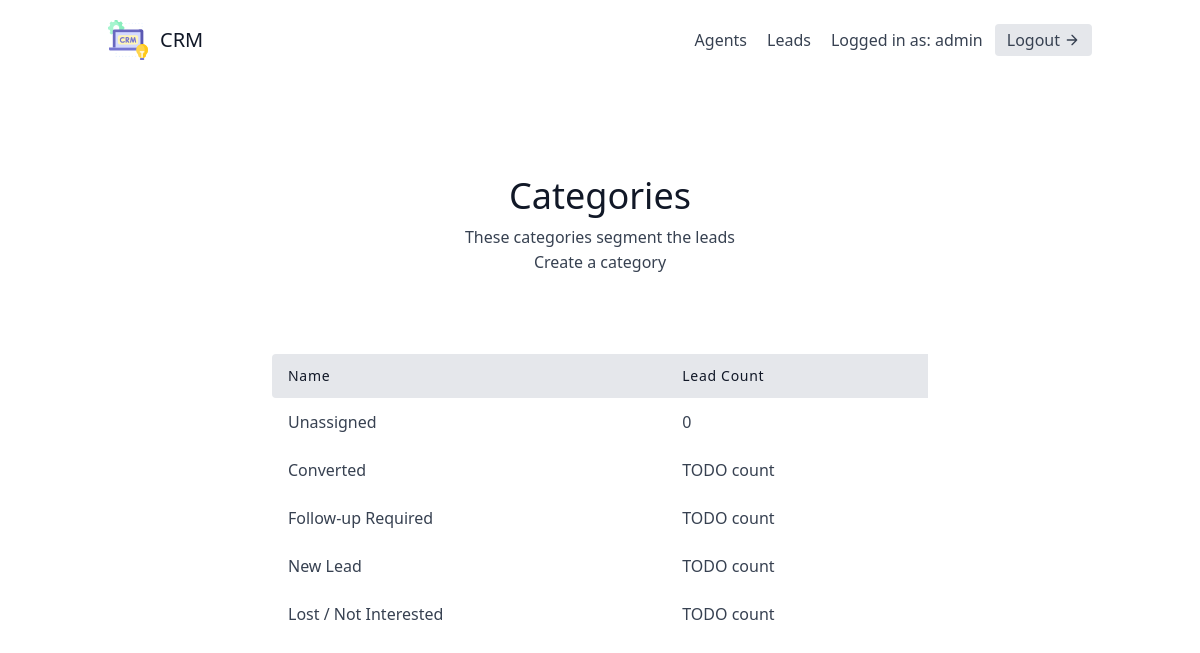
The page /leads/categories/ (signed in) on the database its author committed.
### leads/models.py (models this page shows, shortened)
class User(AbstractUser):
    is_organisor = models.BooleanField(default=True)
    is_agent = models.BooleanField(default=False)

class Category(models.Model):
    name = models.CharField(max_length=30)  # New, Contacted, Converted, Unconverted
    organisation = models.ForeignKey(UserProfile, on_delete=models.CASCADE)

### leads/views.py (the view)
# urls.py: path('categories/', CategoryListView.as_view(), name='category-list'),
class CategoryListView(LoginRequiredMixin, generic.ListView):
    template_name = "leads/category_list.html"
    context_object_name = "category_list"
    def get_context_data(self, **kwargs):
        context = super(CategoryListView, self).get_context_data(**kwargs)
        user = self.request.user
        if user.is_organisor:
            queryset = Lead.objects.filter(
                organisation=user.userprofile
            )
        else:
            queryset = Lead.objects.filter(
                organisation=user.agent.organisation
            )
        context.update({
            "unassigned_lead_count": queryset.filter(category__isnull=True).count()
        })
        return context
    def get_queryset(self):
        user = self.request.user
        if user.is_organisor:
            queryset = Category.objects.filter(
                organisation=user.userprofile
            )
        else:
            queryset = Category.objects.filter(
                organisation=user.agent.organisation
            )
        return queryset

### leads/models.py (called while the page is built)
    def get_queryset(self):
        return super().get_queryset()

### leads/templates/leads/category_list.html
{% extends "base.html" %}
{% block content %}
<section class="text-gray-700 body-font">
    <div class="container px-5 py-24 mx-auto">
      <div class="flex flex-col text-center w-full mb-20">
        <h1 class="sm:text-4xl text-3xl font-medium title-font mb-2 text-gray-900">Categories</h1>
        <p class="lg:w-2/3 mx-auto leading-relaxed text-base">
            These categories segment the leads
        </p>
        <a href="{% url 'leads:category-create' %}" class="hover:text-blue-500">Create a category</a>
      </div>
      <div class="lg:w-2/3 w-full mx-auto overflow-auto">
        <table class="table-auto w-full text-left whitespace-no-wrap">
          <thead>
            <tr>
              <th class="px-4 py-3 title-font tracking-wider font-medium text-gray-900 text-sm bg-gray-200 rounded-tl rounded-bl">Name</th>
              <th class="px-4 py-3 title-font tracking-wider font-medium text-gray-900 text-sm bg-gray-200">Lead Count</th>
            </tr>
          </thead>
          <tbody>
            <tr>
                <td class="px-4 py-3">Unassigned</td>
                <td class="px-4 py-3">{{ unassigned_lead_count }}</td>
            </tr>
            {% for category in category_list %}
                <tr>
                    <td class="px-4 py-3">
                      <a class="hover:text-blue-500" href="{% url 'leads:category-detail' category.pk %}">{{ category.name }}</a>
                    </td>
                    <td class="px-4 py-3">TODO count</td>
                </tr>
            {% endfor %}
          </tbody>
        </table>
      </div>
    </div>
  </section>
{% endblock content %}

### templates/navbar.html (shortened to what this page needs)
<header class="text-gray-700 body-font">
    <div class="container mx-auto flex flex-wrap p-5 flex-col md:flex-row items-center">
      <a href="{% url 'dashboard' %}" class="flex title-font font-medium items-center text-gray-900 mb-4 md:mb-0">
        <span class="ml-3 text-xl">CRM</span>
      </a>
      <nav class="md:ml-auto flex flex-wrap items-center text-base justify-center">
        {% if not request.user.is_authenticated %}
          <a href="{% url 'signup' %}" class="mr-5 hover:text-gray-900">Signup</a>
        {% else %}
          {% if request.user.is_organisor %}
          <a href="{% url 'agents:agent-list' %}" class="mr-5 hover:text-gray-900">Agents</a>
          {% endif %}
          <a href="{% url 'leads:lead-list' %}" class="mr-5 hover:text-gray-900">Leads</a>
        {% endif %}
      </nav>
      {% if request.user.is_authenticated %}
        Logged in as: {{ request.user.username }}
        <a href="{% url 'logout' %}" class="ml-3 inline-flex items-center bg-gray-200 border-0 py-1 px-3 focus:outline-none hover:bg-gray-300 rounded text-base mt-4 md:mt-0">
          Logout
            <svg fill="none" stroke="currentColor" stroke-linecap="round" stroke-linejoin="round" stroke-width="2" class="w-4 h-4 ml-1" viewBox="0 0 24 24">
                <path d="M5 12h14M12 5l7 7-7 7"></path>
            </svg>
        </a>
      {% endif %}
    </div>
</header>

### theme/static/css/styles.css (style rules this page uses)
*,::after,::before { box-sizing:border-box }
:root { -moz-tab-size:4;-o-tab-size:4;tab-size:4 }
html { line-height:1.15;-webkit-text-size-adjust:100% }
body { margin:0 }
body { font-family:system-ui,-apple-system,'Segoe UI',Roboto,Helvetica,Arial,sans-serif,'Apple Color Emoji','Segoe UI Emoji' }
table { text-indent:0;border-color:inherit }
blockquote,dd,dl,figure,h1,h2,h3,h4,h5,h6,hr,p,pre { margin:0 }
html { font-family:ui-sans-serif,system-ui,-apple-system,BlinkMacSystemFont,"Segoe UI",Roboto,"Helvetica Neue",Arial,"Noto Sans",sans-serif,"Apple Color Emoji","Segoe UI Emoji","Segoe UI Symbol","Noto Color Emoji";line-height:1.5 }
body { font-family:inherit;line-height:inherit }
*,::after,::before { box-sizing:border-box;border-width:0;border-style:solid;border-color:#e5e7eb }
table { border-collapse:collapse }
h1,h2,h3,h4,h5,h6 { font-size:inherit;font-weight:inherit }
a { color:inherit;text-decoration:inherit }
audio,canvas,embed,iframe,img,object,svg,video { display:block;vertical-align:middle }
.container { width:100% }
@media (min-width:640px) { .container { max-width:640px } }
@media (min-width:768px) { .container { max-width:768px } }
@media (min-width:1024px) { .container { max-width:1024px } }
.bg-gray-200 { --tw-bg-opacity:1;background-color:rgba(229,231,235,var(--tw-bg-opacity)) }
.rounded { border-radius:.25rem }
.rounded-tl { border-top-left-radius:.25rem }
.rounded-bl { border-bottom-left-radius:.25rem }
.border-0 { border-width:0 }
.flex { display:flex }
.inline-flex { display:inline-flex }
.flex-col { flex-direction:column }
.flex-wrap { flex-wrap:wrap }
.items-center { align-items:center }
.justify-center { justify-content:center }
.font-medium { font-weight:500 }
.h-4 { height:1rem }
.h-10 { height:2.5rem }
.text-sm { font-size:.875rem;line-height:1.25rem }
.text-base { font-size:1rem;line-height:1.5rem }
.text-xl { font-size:1.25rem;line-height:1.75rem }
.text-3xl { font-size:1.875rem;line-height:2.25rem }
.leading-relaxed { line-height:1.625 }
.mx-auto { margin-left:auto;margin-right:auto }
.ml-1 { margin-left:.25rem }
.mb-2 { margin-bottom:.5rem }
.ml-3 { margin-left:.75rem }
.mt-4 { margin-top:1rem }
.mb-4 { margin-bottom:1rem }
.mr-5 { margin-right:1.25rem }
.mb-20 { margin-bottom:5rem }
.overflow-auto { overflow:auto }
.p-5 { padding:1.25rem }
.py-1 { padding-top:.25rem;padding-bottom:.25rem }
.py-3 { padding-top:.75rem;padding-bottom:.75rem }
.px-3 { padding-left:.75rem;padding-right:.75rem }
.px-4 { padding-left:1rem;padding-right:1rem }
.px-5 { padding-left:1.25rem;padding-right:1.25rem }
.py-24 { padding-top:6rem;padding-bottom:6rem }
* { --tw-shadow:0 0 #0000 }
* { --tw-ring-inset:var(--tw-empty, );--tw-ring-offset-width:0px;--tw-ring-offset-color:#fff;--tw-ring-color:rgba(59, 130, 246, 0.5);--tw-ring-offset-shadow:0 0 #0000;--tw-ring-shadow:0 0 #0000 }
.table-auto { table-layout:auto }
.text-left { text-align:left }
.text-center { text-align:center }
.text-gray-700 { --tw-text-opacity:1;color:rgba(55,65,81,var(--tw-text-opacity)) }
.text-gray-900 { --tw-text-opacity:1;color:rgba(17,24,39,var(--tw-text-opacity)) }
.tracking-wider { letter-spacing:.05em }
.w-4 { width:1rem }
.w-10 { width:2.5rem }
.w-full { width:100% }
@media (min-width:640px) { .sm\:text-4xl { font-size:2.25rem;line-height:2.5rem } }
@media (min-width:768px) { .md\:flex-row { flex-direction:row } }
@media (min-width:768px) { .md\:mt-0 { margin-top:0 } }
@media (min-width:768px) { .md\:mb-0 { margin-bottom:0 } }
@media (min-width:768px) { .md\:ml-auto { margin-left:auto } }
@media (min-width:1024px) { .lg\:w-2\/3 { width:66.666667% } }

### rows shown on the page
User: user.username "admin"
Category: name "Converted"
Category: name "Follow-up Required"
Category: name "New Lead"
Category: name "Lost / Not Interested"

### other values the page prints
{{ unassigned_lead_count }} "0"
